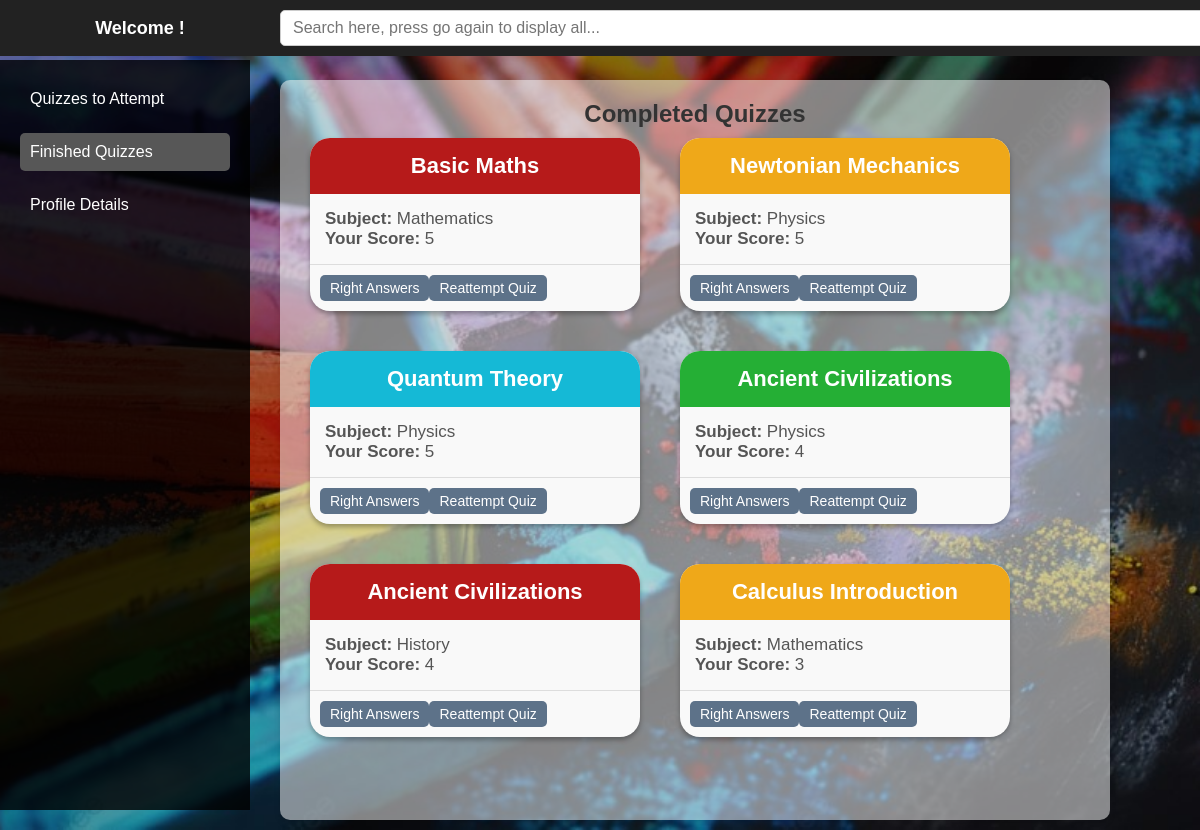
Screenshot of /finished_quizzes (signed in) with the database file from the repository.
### tables this page shows
CREATE TABLE scores (
            id INTEGER PRIMARY KEY AUTOINCREMENT,
            quiz_id INTEGER,
            user_id INTEGER,
            timestamp DATETIME DEFAULT CURRENT_TIMESTAMP,
            total_user_score INTEGER NOT NULL,
            FOREIGN KEY (quiz_id) REFERENCES quiz(id),
            FOREIGN KEY (user_id) REFERENCES users(id)
        );

CREATE TABLE quiz (
            id INTEGER PRIMARY KEY AUTOINCREMENT,
            quiz_name TEXT NOT NULL,
            chapter_id INTEGER,
            date DATE NOT NULL,
            duration INTEGER NOT NULL, -- Duration in minutes
            remark TEXT,
            no_of_qns INTEGER NOT NULL,
            FOREIGN KEY (chapter_id) REFERENCES chapter(id)
        );

CREATE TABLE subject (
            id INTEGER PRIMARY KEY AUTOINCREMENT,
            name TEXT NOT NULL,
            description TEXT
        );

### controllers/student.py (the view)
@student_bp.route('/finished_quizzes')
@login_required(role='student')
def finished_quizzes():
    conn = sqlite3.connect(DATABASE)
    conn.row_factory = sqlite3.Row
    cursor = conn.cursor()
    query = '''
    SELECT quiz.id, quiz.quiz_name, subject.name AS subject_name, scores.total_user_score
    FROM scores
    JOIN quiz ON scores.quiz_id = quiz.id
    JOIN chapter ON quiz.chapter_id = chapter.id
    JOIN subject ON chapter.subject_id = subject.id
    WHERE scores.user_id = ?
    ORDER BY scores.total_user_score DESC
    '''
    cursor.execute(query, (session['user_id'],))
    completed_quizzes = cursor.fetchall()
    conn.close()
    return render_template('finished_quizzes.html', completed_quizzes=completed_quizzes)

### controllers/student.py (called while the page is built)
def login_required(role=None):
    def decorator(f):
        @wraps(f)
        def decorated_function(*args, **kwargs):
            if 'user_id' not in session:
                return redirect(url_for('student.login'))  # Redirect to login if not logged in
            if role and session.get('role') != role:
                return redirect(url_for('student.login'))  # Redirect if user doesn't have the correct role
            return f(*args, **kwargs)
        return decorated_function
    return decorator

### templates/finished_quizzes.html
{% extends 'student_base.html' %}
{% block page_content %}
<h2 style="color: #333; text-align: center;">Completed Quizzes</h2>
<div class="quiz-cards-container">
    {% for quiz in completed_quizzes %}
        {% if loop.index0 % 4 == 0 %}
            {% set quiz_color = 'rgb(182, 26, 26)' %}
        {% elif loop.index0 % 4 == 1 %}
            {% set quiz_color = 'rgb(239, 168, 25)' %}
        {% elif loop.index0 % 4 == 2 %}
            {% set quiz_color = 'rgb(21, 185, 214)' %}
        {% else %}
            {% set quiz_color = 'rgb(37, 175, 53)' %}
        {% endif %}
        <div class="quiz-card">
            <div class="quiz-card-header" style="background-color: {{ quiz_color }}; color: white;">
                {{ quiz['quiz_name'] }}
            </div>
            <div class="quiz-card-body">
                <p style="color: #555;">
                    <strong>Subject:</strong> {{ quiz['subject_name'] }}
                </p>
                <p style="color: #555;">
                    <strong>Your Score:</strong> {{ quiz['total_user_score'] }}
                </p>
            </div>
            <div class="quiz-card-footer">
                <a href="{{ url_for('student.view_right_answers', quiz_id=quiz['id']) }}" class="btn">Right Answers</a>
                <a href="{{ url_for('student.reattempt_quiz', quiz_id=quiz['id']) }}" class="btn">Reattempt Quiz</a>
            </div>
        </div>
    {% else %}
        <p style="text-align: center;">You have not completed any quizzes yet.</p>
    {% endfor %}
</div>
{% endblock %}

### templates/student_base.html (shortened to what this page needs)
{% extends 'base.html' %}
{% block content %}
<div class="admin-container">
    <div class="sidebar">
        <ul>
            <li><a href="/student" class="{% if request.path == '/student' %}active{% endif %}">Quizzes to Attempt</a></li>
            <li><a href="/finished_quizzes" class="{% if request.path == '/finished_quizzes' %}active{% endif %}">Finished Quizzes</a></li>
            <li><a href="/profile" class="{% if request.path == '/profile' %}active{% endif %}">Profile Details</a></li>
        </ul>
    </div>
    <div class="main-content">
        <div class="admin-header">
            <div class="header-content">
                <h3 class="welcome-admin">Welcome !</h3>
                <form action="#" method="GET" class="search-form">
                    <input type="text" name="search" class="search-bar" placeholder="Search here, press go again to display all...">
                </form>
            </div>
        </div>
        {% block page_content %}{% endblock %}
    </div>
</div>
{% endblock %}

### templates/base.html (shortened to what this page needs)
<!DOCTYPE html>
<html lang="en">
<head>
    <link rel="stylesheet" href="{{ url_for('static', filename='css/style.css') }}">
</head>
<body>
    <main>
        {% block content %}{% endblock %}
    </main>
</body>
</html>

### static/css/style.css (style rules this page uses)
* { margin: 0; padding: 0; box-sizing: border-box; }
body { font-family: "Comic Sans MS", "Chalkboard", sans-serif; background: url('../images/chlkbrd41.jpg') no-repeat center center fixed; background-size: cover; color: #ffffff; }
html, body { overflow: auto; height: 100%; }
html { scrollbar-width: none; -ms-overflow-style: none; }
main { padding: 10px; margin-top: 10px; }
.admin-container { display: flex; height: 100vh; padding-top: 60px; }
.admin-header { position: fixed; top: 0; left: 0; width: 100%; background: #222; color: #fff; display: flex; align-items: center; justify-content: space-between; padding: 10px 20px; z-index: 1000; }
.header-content { display: flex; align-items: center; justify-content: space-between; gap: 20px; }
.search-form { display: flex; align-items: center; gap: 5px; }
.search-bar { padding: 5px; }
.sidebar { width: 250px; background-color: rgba(0, 0, 0, 0.8); color: white; padding: 20px; height: 100%; position: fixed; top: 0; left: 0; z-index: 999; }
.sidebar ul { list-style-type: none; padding: 0; }
.sidebar ul li { margin-bottom: 15px; }
.sidebar ul li a { text-decoration: none; color: white; display: flex; align-items: center; gap: 10px; }
.main-content { margin-left: 270px; flex-grow: 1; padding: 20px; background-color: rgba(255, 255, 255, 0.5); overflow-y: auto; min-height: calc(100vh - 50px); box-shadow: 0 4px 6px rgba(0, 0, 0, 0.1); border-radius: 10px; }
.admin-header { position: fixed; top: 0; left: 0; width: 100%; background: #222; color: #fff; display: flex; justify-content: space-between; padding: 10px 20px; z-index: 2; }
.search-form { display: flex; flex-grow: 1; justify-content: space-between; }
.search-form .search-bar { padding: 8px 12px; font-size: 16px; width: 1100px ; border-radius: 5px; border: 1px solid #ccc; }
.sidebar { width: 250px; background-color: rgba(0, 0, 0, 0.8); color: white; padding: 20px; height: calc(100vh - 50px); position: fixed; top: 60px; left: 0; z-index: 999; }
.main-content { margin-left: 270px; margin-right: 80px; flex-grow: 1; padding: 20px; background-color: rgba(255, 255, 255, 0.5); overflow: auto; min-height: calc(100vh - 60px); box-shadow: 0 4px 6px rgba(0, 0, 0, 0.1); border-radius: 10px; scrollbar-width: none; -ms-overflow-style: none; }
.sidebar ul li a { display: flex; align-items: center; color: white; text-decoration: none; padding: 10px; border-radius: 5px; transition: background-color 0.3s; }
.sidebar ul li a.active { background-color: #575757; text-decoration: none; }
.welcome-admin { flex-grow: 1; text-align: center; font-size: 18px; font-weight: bold; width:240px; }
.btn { padding: 6px 12px; border: none; border-radius: 5px; font-size: 1rem; color: white; text-decoration: none; cursor: pointer; transition: background-color 0.3s ease; }
.quiz-card { background-color: #f9f9f9; border-radius: 20px; box-shadow: 0 3px 5px rgba(0, 0, 0, 0.3); margin-bottom: 15px; width: 330px; margin: 10px; transition: transform 0.3s ease, box-shadow 0.3s ease; position: relative; box-sizing: border-box; }
.quiz-card-header { padding: 15px; font-size: 22px; font-weight: bold; text-align: center; border-radius: 20px 20px 0 0; width: 100%; box-sizing: border-box; }
.quiz-card-body { padding: 15px; font-size: 17px; position: relative; width: 100%; box-sizing: border-box; }
.quiz-card-footer { padding: 10px; border-top: 1px solid #ddd; display: flex; justify-content: flex-start; align-items: center; }
.quiz-card-footer .btn { background-color: #5d7289; border: none; color: white; padding: 5px 10px; cursor: pointer; font-size: 14px; border-radius: 5px; transition: background-color 0.3s ease; }
.quiz-cards-container { display: flex; flex-wrap: wrap; justify-content: left; gap: 20px; max-width: 100%; }

### rows the page displays
scores: quiz_name "Basic Maths", subject_name "Mathematics", total_user_score "5"
scores: quiz_name "Newtonian Mechanics", subject_name "Physics", total_user_score "5"
scores: quiz_name "Quantum Theory", subject_name "Physics", total_user_score "5"
scores: quiz_name "Ancient Civilizations", subject_name "Physics", total_user_score "4"
scores: quiz_name "Ancient Civilizations", subject_name "History", total_user_score "4"
scores: quiz_name "Calculus Introduction", subject_name "Mathematics", total_user_score "3"
